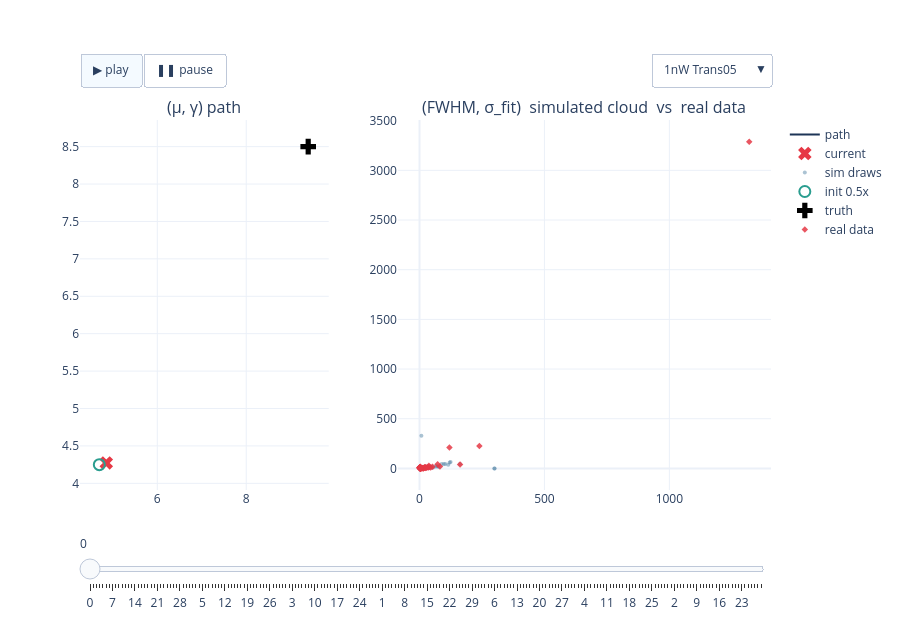

Notebook code for this chart:
### Code cell
# FIG 1a — 1nW interactive: path + cloud, experiment dropdown + play/slider   (22a verbatim)
fig_1nW = build_power_figure(RESULTS, '1nW')
if fig_1nW is not None:
    _h = os.path.join(REPO_ROOT, 'notebooks', '24_realdata_accuracy', '24i-fig1a-1nW-paths-clouds.html')
    fig_1nW.write_html(_h, include_plotlyjs='cdn', config=CONFIG_PLOT)
    print('wrote', _h, f'({os.path.getsize(_h)/1e6:.1f} MB)')
    fig_1nW.show(config=CONFIG_PLOT)
